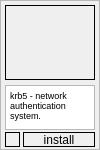
     <widget class="QFrame" name="frame_16">
      <property name="geometry">
       <rect>
        <x>10</x>
        <y>170</y>
        <width>100</width>
        <height>150</height>
       </rect>
      </property>
      <property name="sizePolicy">
       <sizepolicy hsizetype="Fixed" vsizetype="Fixed">
        <horstretch>0</horstretch>
        <verstretch>0</verstretch>
       </sizepolicy>
      </property>
      <property name="frameShape">
       <enum>QFrame::StyledPanel</enum>
      </property>
      <property name="frameShadow">
       <enum>QFrame::Raised</enum>
      </property>
      <widget class="QLabel" name="label_56">
       <property name="geometry">
        <rect>
         <x>5</x>
         <y>5</y>
         <width>90</width>
         <height>75</height>
        </rect>
       </property>
       <property name="sizePolicy">
        <sizepolicy hsizetype="Fixed" vsizetype="Fixed">
         <horstretch>0</horstretch>
         <verstretch>0</verstretch>
        </sizepolicy>
       </property>
       <property name="frameShape">
        <enum>QFrame::Box</enum>
       </property>
       <property name="lineWidth">
        <number>1</number>
       </property>
       <property name="midLineWidth">
        <number>0</number>
       </property>
       <property name="text">
        <string/>
       </property>
       <property name="pixmap">
        <pixmap>kerberos1.png</pixmap>
       </property>
       <property name="scaledContents">
        <bool>true</bool>
       </property>
      </widget>
      <widget class="QPlainTextEdit" name="plainTextEdit_14">
       <property name="geometry">
        <rect>
         <x>5</x>
         <y>85</y>
         <width>90</width>
         <height>45</height>
        </rect>
       </property>
       <property name="sizePolicy">
        <sizepolicy hsizetype="Fixed" vsizetype="Fixed">
         <horstretch>0</horstretch>
         <verstretch>0</verstretch>
        </sizepolicy>
       </property>
       <property name="font">
        <font>
         <pointsize>7</pointsize>
        </font>
       </property>
       <property name="verticalScrollBarPolicy">
        <enum>Qt::ScrollBarAlwaysOff</enum>
       </property>
       <property name="readOnly">
        <bool>true</bool>
       </property>
       <property name="plainText">
        <string>krb5 - network authentication system.</string>
       </property>
      </widget>
      <widget class="QLabel" name="label_57">
       <property name="geometry">
        <rect>
         <x>5</x>
         <y>132</y>
         <width>15</width>
         <height>15</height>
        </rect>
       </property>
       <property name="sizePolicy">
        <sizepolicy hsizetype="Fixed" vsizetype="Fixed">
         <horstretch>0</horstretch>
         <verstretch>0</verstretch>
        </sizepolicy>
       </property>
       <property name="frameShape">
        <enum>QFrame::Box</enum>
       </property>
       <property name="text">
        <string/>
       </property>
      </widget>
      <widget class="QLabel" name="label_58">
       <property name="geometry">
        <rect>
         <x>23</x>
         <y>132</y>
         <width>72</width>
         <height>15</height>
        </rect>
       </property>
       <property name="font">
        <font>
         <pointsize>9</pointsize>
        </font>
       </property>
       <property name="frameShape">
        <enum>QFrame::Box</enum>
       </property>
       <property name="text">
        <string>install</string>
       </property>
       <property name="alignment">
        <set>Qt::AlignCenter</set>
       </property>
      </widget>
     </widget>
